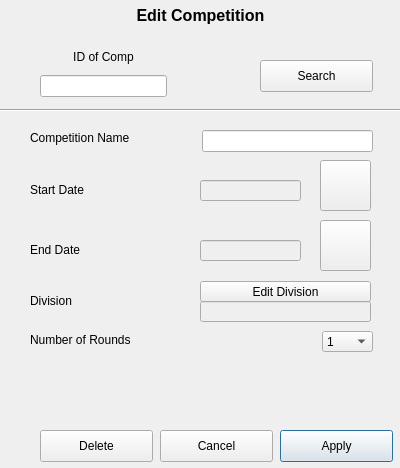
<?xml version="1.0" encoding="UTF-8"?>
<ui version="4.0">
 <class>EditCompDiag</class>
 <widget class="QDialog" name="EditCompDiag">
  <property name="geometry">
   <rect>
    <x>0</x>
    <y>0</y>
    <width>400</width>
    <height>468</height>
   </rect>
  </property>
  <property name="windowTitle">
   <string>Dialog</string>
  </property>
  <widget class="QPushButton" name="apply">
   <property name="geometry">
    <rect>
     <x>280</x>
     <y>430</y>
     <width>113</width>
     <height>32</height>
    </rect>
   </property>
   <property name="autoFillBackground">
    <bool>false</bool>
   </property>
   <property name="text">
    <string>Apply</string>
   </property>
   <property name="autoDefault">
    <bool>false</bool>
   </property>
   <property name="default">
    <bool>true</bool>
   </property>
   <property name="flat">
    <bool>false</bool>
   </property>
  </widget>
  <widget class="QLabel" name="label_7">
   <property name="geometry">
    <rect>
     <x>0</x>
     <y>0</y>
     <width>401</width>
     <height>31</height>
    </rect>
   </property>
   <property name="font">
    <font>
     <pointsize>12</pointsize>
     <weight>75</weight>
     <bold>true</bold>
    </font>
   </property>
   <property name="text">
    <string>Edit Competition</string>
   </property>
   <property name="alignment">
    <set>Qt::AlignCenter</set>
   </property>
  </widget>
  <widget class="QPushButton" name="cancel">
   <property name="geometry">
    <rect>
     <x>160</x>
     <y>430</y>
     <width>113</width>
     <height>32</height>
    </rect>
   </property>
   <property name="text">
    <string>Cancel</string>
   </property>
  </widget>
  <widget class="QPushButton" name="deleteButton">
   <property name="geometry">
    <rect>
     <x>40</x>
     <y>430</y>
     <width>113</width>
     <height>32</height>
    </rect>
   </property>
   <property name="autoFillBackground">
    <bool>true</bool>
   </property>
   <property name="text">
    <string>Delete</string>
   </property>
  </widget>
  <widget class="QWidget" name="layoutWidget">
   <property name="geometry">
    <rect>
     <x>40</x>
     <y>50</y>
     <width>127</width>
     <height>47</height>
    </rect>
   </property>
   <layout class="QVBoxLayout" name="verticalLayout_2">
    <item>
     <widget class="QLabel" name="label_8">
      <property name="text">
       <string>ID of Comp</string>
      </property>
      <property name="alignment">
       <set>Qt::AlignHCenter|Qt::AlignTop</set>
      </property>
     </widget>
    </item>
    <item>
     <widget class="QLineEdit" name="id_2"/>
    </item>
   </layout>
  </widget>
  <widget class="QPushButton" name="search">
   <property name="geometry">
    <rect>
     <x>260</x>
     <y>60</y>
     <width>113</width>
     <height>32</height>
    </rect>
   </property>
   <property name="autoFillBackground">
    <bool>false</bool>
   </property>
   <property name="text">
    <string>Search</string>
   </property>
   <property name="autoDefault">
    <bool>false</bool>
   </property>
   <property name="default">
    <bool>false</bool>
   </property>
   <property name="flat">
    <bool>false</bool>
   </property>
  </widget>
  <widget class="Line" name="line">
   <property name="geometry">
    <rect>
     <x>-3</x>
     <y>100</y>
     <width>411</width>
     <height>20</height>
    </rect>
   </property>
   <property name="orientation">
    <enum>Qt::Horizontal</enum>
   </property>
  </widget>
  <widget class="QComboBox" name="roundSelector">
   <property name="geometry">
    <rect>
     <x>322</x>
     <y>331</y>
     <width>51</width>
     <height>21</height>
    </rect>
   </property>
   <item>
    <property name="text">
     <string>1</string>
    </property>
   </item>
   <item>
    <property name="text">
     <string>2</string>
    </property>
   </item>
   <item>
    <property name="text">
     <string>3</string>
    </property>
   </item>
  </widget>
  <widget class="QLabel" name="label_9">
   <property name="geometry">
    <rect>
     <x>30</x>
     <y>291</y>
     <width>121</width>
     <height>20</height>
    </rect>
   </property>
   <property name="text">
    <string>Division</string>
   </property>
  </widget>
  <widget class="QPushButton" name="divisionSearch">
   <property name="geometry">
    <rect>
     <x>200</x>
     <y>281</y>
     <width>171</width>
     <height>21</height>
    </rect>
   </property>
   <property name="text">
    <string>Edit Division</string>
   </property>
  </widget>
  <widget class="QLineEdit" name="sDate">
   <property name="enabled">
    <bool>false</bool>
   </property>
   <property name="geometry">
    <rect>
     <x>200</x>
     <y>180</y>
     <width>101</width>
     <height>21</height>
    </rect>
   </property>
   <property name="acceptDrops">
    <bool>false</bool>
   </property>
  </widget>
  <widget class="QLabel" name="label_3">
   <property name="geometry">
    <rect>
     <x>30</x>
     <y>180</y>
     <width>121</width>
     <height>20</height>
    </rect>
   </property>
   <property name="text">
    <string>Start Date</string>
   </property>
  </widget>
  <widget class="QLineEdit" name="compName">
   <property name="geometry">
    <rect>
     <x>202</x>
     <y>130</y>
     <width>171</width>
     <height>22</height>
    </rect>
   </property>
   <property name="text">
    <string/>
   </property>
  </widget>
  <widget class="QLineEdit" name="divisionID">
   <property name="enabled">
    <bool>false</bool>
   </property>
   <property name="geometry">
    <rect>
     <x>200</x>
     <y>301</y>
     <width>171</width>
     <height>21</height>
    </rect>
   </property>
   <property name="acceptDrops">
    <bool>false</bool>
   </property>
  </widget>
  <widget class="QLabel" name="label_2">
   <property name="geometry">
    <rect>
     <x>30</x>
     <y>130</y>
     <width>111</width>
     <height>16</height>
    </rect>
   </property>
   <property name="text">
    <string>Competition Name</string>
   </property>
  </widget>
  <widget class="QLabel" name="label_4">
   <property name="geometry">
    <rect>
     <x>30</x>
     <y>330</y>
     <width>121</width>
     <height>20</height>
    </rect>
   </property>
   <property name="text">
    <string>Number of Rounds</string>
   </property>
  </widget>
  <widget class="QPushButton" name="cal">
   <property name="geometry">
    <rect>
     <x>320</x>
     <y>160</y>
     <width>51</width>
     <height>51</height>
    </rect>
   </property>
   <property name="styleSheet">
    <string notr="true">border-image: url(:/calendar-1559935_960_720.png);</string>
   </property>
   <property name="text">
    <string/>
   </property>
  </widget>
  <widget class="QLabel" name="label_5">
   <property name="geometry">
    <rect>
     <x>30</x>
     <y>240</y>
     <width>121</width>
     <height>20</height>
    </rect>
   </property>
   <property name="text">
    <string>End Date</string>
   </property>
  </widget>
  <widget class="QLineEdit" name="sDate_2">
   <property name="enabled">
    <bool>false</bool>
   </property>
   <property name="geometry">
    <rect>
     <x>200</x>
     <y>240</y>
     <width>101</width>
     <height>21</height>
    </rect>
   </property>
   <property name="acceptDrops">
    <bool>false</bool>
   </property>
  </widget>
  <widget class="QPushButton" name="cal_2">
   <property name="geometry">
    <rect>
     <x>320</x>
     <y>220</y>
     <width>51</width>
     <height>51</height>
    </rect>
   </property>
   <property name="styleSheet">
    <string notr="true">border-image: url(:/calendar-1559935_960_720.png);</string>
   </property>
   <property name="text">
    <string/>
   </property>
  </widget>
 </widget>
 <resources/>
 <connections/>
</ui>
